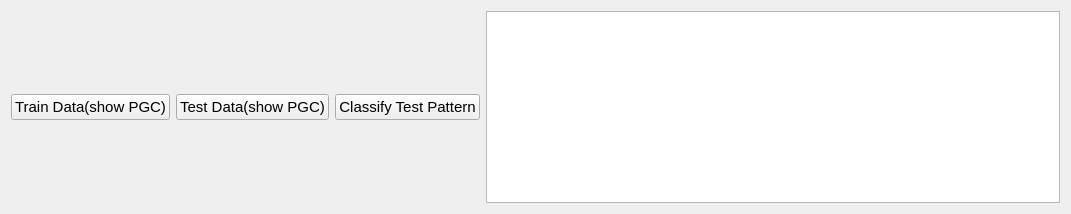
   <widget class="QWidget" name="layoutWidget">
    <property name="geometry">
     <rect>
      <x>410</x>
      <y>400</y>
      <width>1071</width>
      <height>41</height>
     </rect>
    </property>
    <layout class="QHBoxLayout" name="horizontalLayout_3">
     <item>
      <widget class="QPushButton" name="pushButton_testNetOnTrainingSet">
       <property name="sizePolicy">
        <sizepolicy hsizetype="Fixed" vsizetype="Fixed">
         <horstretch>0</horstretch>
         <verstretch>0</verstretch>
        </sizepolicy>
       </property>
       <property name="font">
        <font>
         <pointsize>11</pointsize>
        </font>
       </property>
       <property name="text">
        <string>Train Data(show PGC)</string>
       </property>
      </widget>
     </item>
     <item>
      <widget class="QPushButton" name="pushButton_Test_All_Patterns">
       <property name="sizePolicy">
        <sizepolicy hsizetype="Fixed" vsizetype="Fixed">
         <horstretch>0</horstretch>
         <verstretch>0</verstretch>
        </sizepolicy>
       </property>
       <property name="font">
        <font>
         <pointsize>11</pointsize>
        </font>
       </property>
       <property name="text">
        <string>Test Data(show PGC)</string>
       </property>
      </widget>
     </item>
     <item>
      <widget class="QPushButton" name="pushButton_Classify_Test_Pattern">
       <property name="sizePolicy">
        <sizepolicy hsizetype="Fixed" vsizetype="Fixed">
         <horstretch>0</horstretch>
         <verstretch>0</verstretch>
        </sizepolicy>
       </property>
       <property name="font">
        <font>
         <pointsize>11</pointsize>
        </font>
       </property>
       <property name="text">
        <string>Classify Test Pattern</string>
       </property>
      </widget>
     </item>
     <item>
      <widget class="QPlainTextEdit" name="plainTextEdit_Input_Pattern">
       <property name="sizePolicy">
        <sizepolicy hsizetype="Minimum" vsizetype="Fixed">
         <horstretch>0</horstretch>
         <verstretch>0</verstretch>
        </sizepolicy>
       </property>
       <property name="font">
        <font>
         <pointsize>11</pointsize>
         <bold>false</bold>
         <stylestrategy>PreferDefault</stylestrategy>
        </font>
       </property>
       <property name="lineWrapMode">
        <enum>QPlainTextEdit::LineWrapMode::WidgetWidth</enum>
       </property>
      </widget>
     </item>
    </layout>
   </widget>
